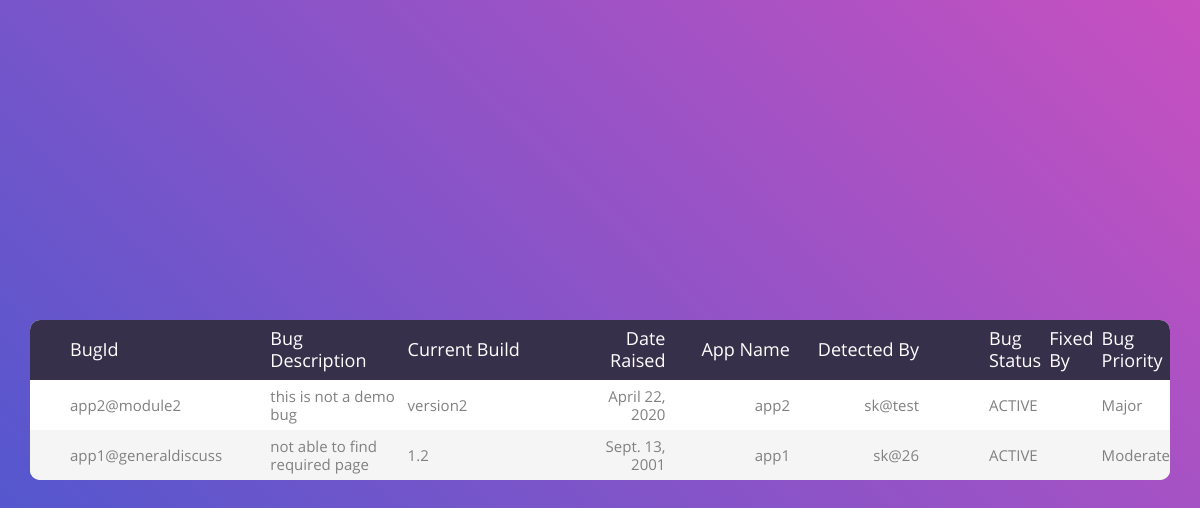
The page /devapp/activeBugs on the database its author committed.
### testerapp/models.py (models this page shows)
class BugInfo(models.Model):
    bugId = models.CharField(max_length=16,primary_key=True)
    bugDesc = models.CharField(max_length=72)
    currBuild = models.CharField(max_length=11)
    dateRaised = models.DateField()
    appName = models.CharField(max_length=11)
    detectedBy = models.CharField(max_length=30)
    bugStatus = models.CharField(max_length=9)
    fixedBy = models.CharField(max_length=30)
    bugPriority = models.CharField(max_length=7)

### devapp/views.py (the view)
def activeBugs(request):
    allbug = BugInfo.objects.all()
    return(render(request,'devapp/activeBugs.html',{'allbug':allbug}))

### templates/devapp/activeBugs.html (shortened to what this page needs)
{% load static %}
<!DOCTYPE html>
<html lang="en">
<head>
	<link rel="stylesheet" type="text/css" href="{% static 'css/viewBug/vendor/bootstrap/css/bootstrap.min.css' %}">
	<link rel="stylesheet" type="text/css" href="{% static 'css/viewBug/fonts/font-awesome-4.7.0/css/font-awesome.min.css' %}">
	<link rel="stylesheet" type="text/css" href="{% static 'css/viewbug/vendor/animate/animate.css' %}">
	<link rel="stylesheet" type="text/css" href="{% static 'css/viewBug/vendor/select2/select2.min.css' %}">
	<link rel="stylesheet" type="text/css" href="{% static 'css/viewBug/vendor/perfect-scrollbar/perfect-scrollbar.css' %}">
	<link rel="stylesheet" type="text/css" href="{% static 'css/viewBug/css/util.css' %}">
	<link rel="stylesheet" type="text/css" href="{% static 'css/viewBug/css/main.css' %}">
</head>
<body>
	<div class="limiter">
		<div class="container-table100">
			<div class="wrap-table100">
				<div class="table100">
					<table>
						<thead>
							<tr class="table100-head">
								<th class="column1">BugId</th>
								<th class="column2">Bug Description</th>
								<th class="column3">Current Build</th>
								<th class="column4">Date Raised</th>
								<th class="column5">App Name</th>
                                <th class="column6">Detected By</th>
                                <th class="column7">Bug Status</th>
                                <th class="column8">Fixed By</th>
                                <th class="column9">Bug Priority</th>
							</tr>
						</thead>
						<tbody>
							{% for bug in allbug %}
								{% if bug.bugStatus == "ACTIVE" %}
									<tr>
										<td class="column1">{{bug.bugId}}</td>
										<td class="column2">{{bug.bugDesc}}</td>
										<td class="column3">{{bug.currBuild}}</td>
										<td class="column4">{{bug.dateRaised}}</td>
										<td class="column5">{{bug.appName}}</td>
                                    	<td class="column6">{{bug.detectedBy}}</td>
                            	        <td class="column7">{{bug.bugStatus}}</td>
                            	        <td class="column8">{{bug.fixedBy}}</td>
                                	    <td class="column9">{{bug.bugPriority}}</td>
									</tr>
								{% endif %}
                            {% endfor %}
						</tbody>
					</table>
				</div>
			</div>
		</div>
	</div>
</body>
</html>

### statics/css/viewBug/css/main.css (style rules this page uses)
* { margin: 0px; padding: 0px; box-sizing: border-box; }
body, html { height: 100%; font-family: sans-serif; }
.limiter { width: 100%; margin: 0 auto; }
.container-table100 { width: 100%; min-height: 100vh; background: #c850c0; background: -webkit-linear-gradient(45deg, #4158d0, #c850c0); background: -o-linear-gradient(45deg, #4158d0, #c850c0); background: -moz-linear-gradient(45deg, #4158d0, #c850c0); background: linear-gradient(45deg, #4158d0, #c850c0); display: -webkit-box; display: -webkit-flex; display: -moz-box; display: -ms-flexbox; display: flex; align-items: center; justify-content: center; flex-wrap: wrap; padding: 33px 30px; }
.wrap-table100 { width: 1170px; }
table { border-spacing: 1; border-collapse: collapse; background: white; border-radius: 10px; overflow: hidden; width: 100%; margin: 0 auto; position: relative; }
table * { position: relative; }
table td, table th { padding-left: 8px; }
table thead tr { height: 60px; background: #36304a; }
table tbody tr { height: 50px; }
table tbody tr:last-child { border: 0; }
table td, table th { text-align: left; }
.table100-head th { font-family: OpenSans-Regular; font-size: 18px; color: #fff; line-height: 1.2; font-weight: unset; }
tbody tr:nth-child(even) { background-color: #f5f5f5; }
tbody tr { font-family: OpenSans-Regular; font-size: 15px; color: #808080; line-height: 1.2; font-weight: unset; }
.column1 { width: 260px; padding-left: 40px; }
.column2 { width: 160px; }
.column3 { width: 245px; }
.column4 { width: 110px; text-align: right; }
.column5 { width: 170px; text-align: right; }
.column6 { width: 222px; text-align: right; padding-right: 62px; }

### rows shown on the page
BugInfo: bugId "app2@module2", bugDesc "this is not a demo bug", currBuild "version2", dateRaised "April 22, 2020", appName "app2", detectedBy "sk@test", bugStatus "ACTIVE", bugPriority "Major"
BugInfo: bugId "app1@generaldiscuss", bugDesc "not able to find required page", currBuild "1.2", dateRaised "Sept. 13, 2001", appName "app1", detectedBy "sk@26", bugStatus "ACTIVE", bugPriority "Moderate"
